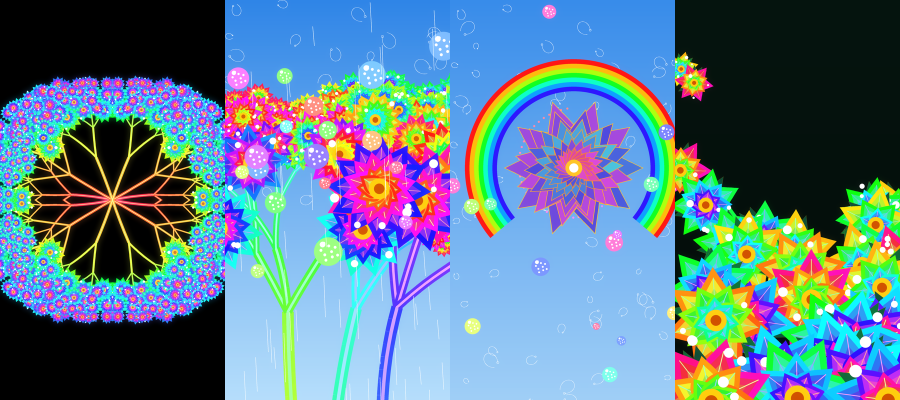
#> input picture 001/analysis/procedural_samples.png, 1800 x 800 px (shown at 1/2 size)
$ python -i render_fractal_flower.py   (imports and definitions only)
#> lines starting #> are read from the running program, lines starting #| are printed output that depends on the picture
#> further down, picture is the input picture: PIL image 1800x800 RGB; mean R, G, B 94.2, 124.4, 142.6
#!/usr/bin/env python3
"""花×フラクタルの縦型画像を、外部AI無しでローカルに描画する。

例:
  python3 render_fractal_flower.py --scene tree --seed 3 --out out/tree_3.png
  python3 render_fractal_flower.py --scene all --count 4 --outdir out
シーン: kaleido(黒背景の万華鏡) / tree(青空の虹色の樹) / mandala(曼荼羅+虹) / field(花畑マクロ)
依存: numpy, Pillow
"""
import argparse
import colorsys
import math
import os
import random

import numpy as np
from PIL import Image, ImageChops, ImageDraw, ImageFilter

W, H = 1080, 1920
SS = 2  # スーパーサンプリング倍率


def hsv(h, s=1.0, v=1.0, a=255):
    r, g, b = colorsys.hsv_to_rgb(h % 1.0, s, v)
    return (int(r * 255), int(g * 255), int(b * 255), a)


# [6 lines left out: function vgrad, not called in this run]


def rot(px, py, cx, cy, ang):
    c, s = math.cos(ang), math.sin(ang)
    return cx + (px - cx) * c - (py - cy) * s, cy + (px - cx) * s + (py - cy) * c


# [40 lines left out: functions petal_poly, flower, not called in this run]


def droplet(d, x, y, r):
    d.ellipse([x - r, y - r, x + r, y + r], fill=(255, 255, 255, 70), outline=(255, 255, 255, 170), width=max(1, int(r * 0.12)))
    d.ellipse([x - r * 0.55, y - r * 0.6, x - r * 0.1, y - r * 0.2], fill=(255, 255, 255, 230))


# [45 lines left out: functions sphere, branch, paisley, not called in this run]


def finish(img, glow=0.35):
    """発光(グロー)を足して最終サイズへ縮小。"""
#> called with glow = 0.35
    base = img.convert("RGB")
    if glow:
        g = base.filter(ImageFilter.GaussianBlur(14 * SS))
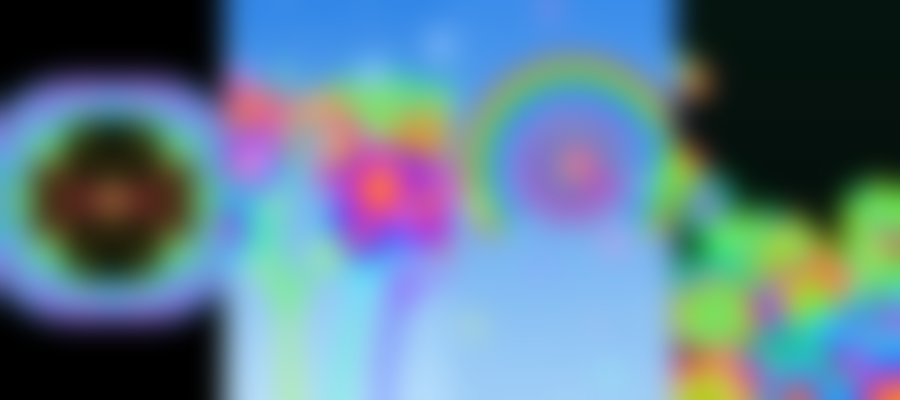
#> g: PIL image 1800x800 RGB (shown at 1/2 size); mean R, G, B 94.1, 124.3, 142.4
        base = ImageChops.screen(base, Image.eval(g, lambda v: int(v * glow)))
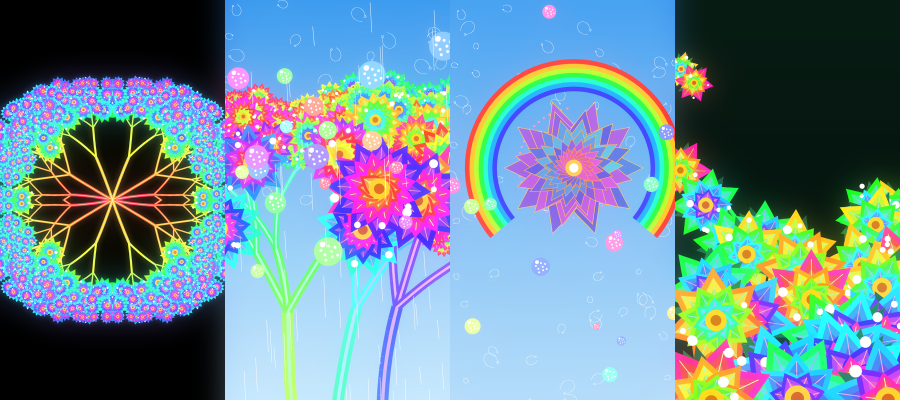
#> base: PIL image 1800x800 RGB (shown at 1/2 size); mean R, G, B 110.1, 139.9, 153.4
    return base.resize((W, H), Image.LANCZOS)
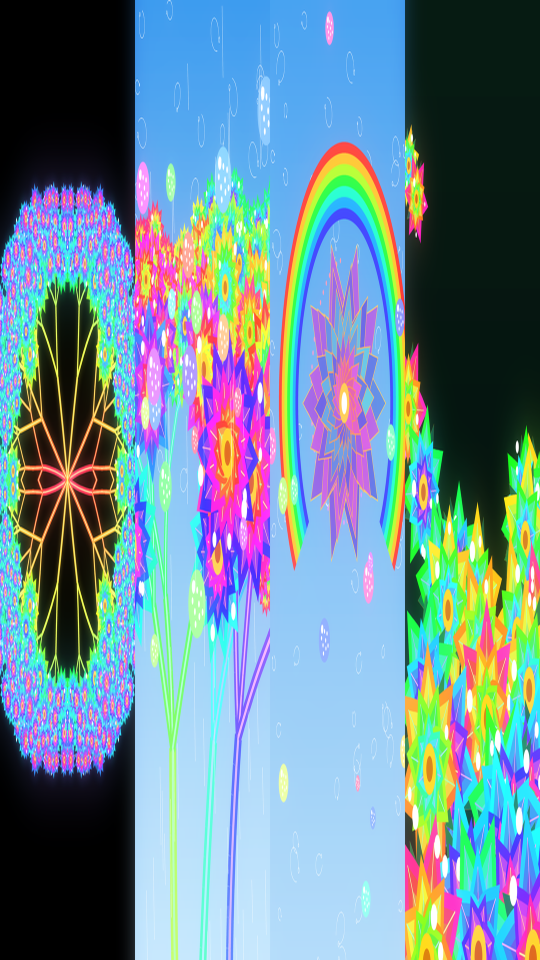
#> returned value: PIL image 1080x1920 RGB (shown at 1/2 size); mean R, G, B 110, 139.8, 153.3


# ---------------------------------------------------------------- scenes
# [96 lines left out: functions scene_kaleido, scene_tree, scene_mandala, scene_field, not called in this run]


SCENES = {"kaleido": scene_kaleido, "tree": scene_tree, "mandala": scene_mandala, "field": scene_field}


# [17 lines left out: function main, not called in this run]


# [2 lines not run here, left out]

>>> from PIL import Image
>>> picture = Image.open('../../../../001/analysis/procedural_samples.png')
>>> result = finish(picture)
